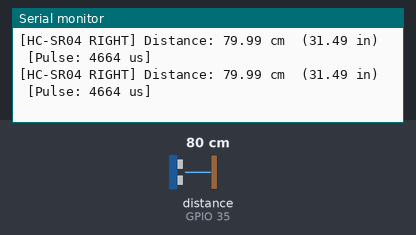
Recording of a sketch running on a simulated ESP32. On the bench: the last lines printed to the serial monitor. Wiring (inferred from the names in the program): ultrasonic range finder: trigger GPIO 17; echo GPIO 35. Inputs (shaded band) come from the test bench; at power-on: distance to the obstacle (sensor on GPIO 35) 80 cm. The echo pulse lasts 58.3 µs per cm.

Above: at 2.7 s.
2.8 s: distance to the obstacle (sensor on GPIO 35) set to 2 cm
At 3.4 s:
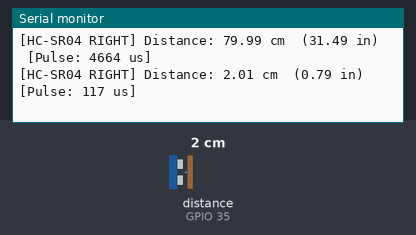
4.3 s: distance to the obstacle (sensor on GPIO 35) set to 4 cm
At 4.9 s:
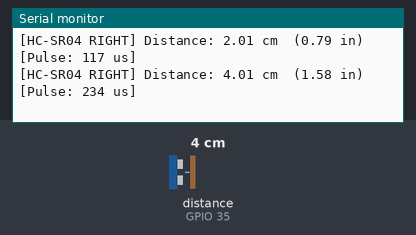
Timing chart, 0 to 7.3 s (numbered marks = the images above; inputs shaded):
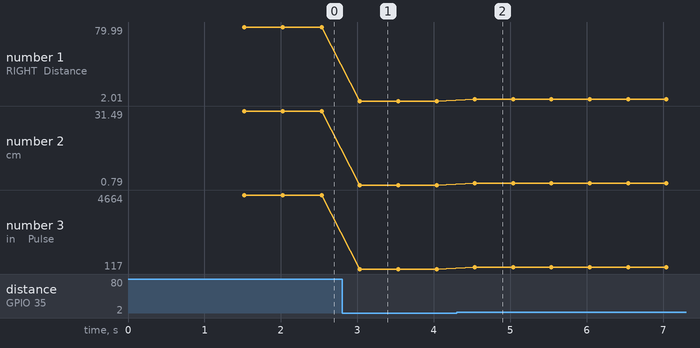

Measured:
- after the input at 2.8 s, the serial monitor: prints a new line after 0.23 s (image 1)
- after the input at 4.3 s, the serial monitor: prints a new line after 0.24 s (image 2)
- plotted number 1: 79.99 → 2.01 after the input at 2.8 s, 2.01 → 4.01 after the input at 4.3 s
- plotted number 2: 31.49 → 0.79 after the input at 2.8 s, 0.79 → 1.58 after the input at 4.3 s
- plotted number 3: 4664 → 117 after the input at 2.8 s, 117 → 234 after the input at 4.3 s

The sketch:

hcsr04_right_test.ino
```cpp
/*
 * ============================================================
 * CYNEXIS — Dedicated Right HC-SR04 Ultrasonic Test Sketch
 * ------------------------------------------------------------
 * Pin Assignments:
 *   - TRIG : GPIO 17 (OUTPUT)
 *   - ECHO : GPIO 35 (INPUT, via 3 x 10kΩ voltage divider)
 * Baud Rate: 115200
 * ============================================================
 */

#include <Arduino.h>

#define PIN_TRIG 17
#define PIN_ECHO 35

void setup() {
    Serial.begin(115200);
    delay(1000);

    Serial.println("\n==================================================");
    Serial.println(" CYNEXIS — RIGHT HC-SR04 ULTRASONIC TEST ");
    Serial.println("==================================================");
    Serial.println("TRIG Pin : GPIO17");
    Serial.println("ECHO Pin : GPIO35");
    Serial.println("Baud Rate: 115200");
    Serial.println("--------------------------------------------------\n");

    pinMode(PIN_TRIG, OUTPUT);
    pinMode(PIN_ECHO, INPUT);
    digitalWrite(PIN_TRIG, LOW);

    delay(500);
}

void loop() {
    // Clear TRIG pin
    digitalWrite(PIN_TRIG, LOW);
    delayMicroseconds(2);

    // Send 10µs pulse to TRIG
    digitalWrite(PIN_TRIG, HIGH);
    delayMicroseconds(10);
    digitalWrite(PIN_TRIG, LOW);

    // Read pulse duration on ECHO pin (25ms timeout ~ 430cm max range)
    long duration = pulseIn(PIN_ECHO, HIGH, 25000);

    if (duration == 0) {
        Serial.println("[HC-SR04 RIGHT] TIMEOUT / NO ECHO (Sensor out of range or disconnected)");
    } else {
        float distanceCm = (duration * 0.0343f) / 2.0f;
        float distanceInches = distanceCm * 0.393701f;
        Serial.printf("[HC-SR04 RIGHT] Distance: %.2f cm  (%.2f in)  [Pulse: %ld us]\n",
                      distanceCm, distanceInches, duration);
    }

    delay(500); // Measurement interval: 500 ms (2 Hz)
}
```
